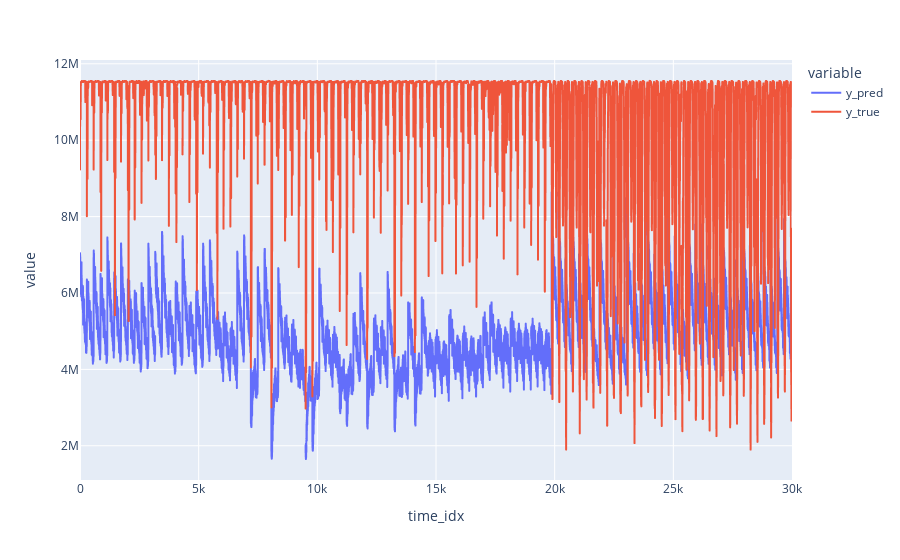

Here is the notebook cell this chart was saved with:
### Code cell
px.line(y_df[:30000], x="time_idx", y=["y_pred", "y_true"], line_group="TurbID")

### Figure 1 — Plotly figure (JSON) as saved in the notebook; plotly's stock layout.template omitted (floating-point values rounded to 4 significant figures; data arrays with more than 128 entries replaced by an {"elided": "..."} marker saying what was removed)
{"data": [{"hovertemplate": "variable=y_pred<br>TurbID=0<br>time_idx=%{x}<br>value=%{y}<extra></extra>", "legendgroup": "y_pred", "line": {"color": "#636efa", "dash": "solid"}, "marker": {"symbol": "circle"}, "mode": "lines", "name": "y_pred", "showlegend": true, "type": "scattergl", "x": {"elided": "3168 int values"}, "xaxis": "x", "y": {"elided": "3168 float values"}, "yaxis": "y"}, {"hovertemplate": "variable=y_pred<br>TurbID=1<br>time_idx=%{x}<br>value=%{y}<extra></extra>", "legendgroup": "y_pred", "line": {"color": "#636efa", "dash": "solid"}, "marker": {"symbol": "circle"}, "mode": "lines", "name": "y_pred", "showlegend": false, "type": "scattergl", "x": {"elided": "3168 int values"}, "xaxis": "x", "y": {"elided": "3168 float values"}, "yaxis": "y"}, {"hovertemplate": "variable=y_pred<br>TurbID=2<br>time_idx=%{x}<br>value=%{y}<extra></extra>", "legendgroup": "y_pred", "line": {"color": "#636efa", "dash": "solid"}, "marker": {"symbol": "circle"}, "mode": "lines", "name": "y_pred", "showlegend": false, "type": "scattergl", "x": {"elided": "3168 int values"}, "xaxis": "x", "y": {"elided": "3168 float values"}, "yaxis": "y"}, {"hovertemplate": "variable=y_pred<br>TurbID=3<br>time_idx=%{x}<br>value=%{y}<extra></extra>", "legendgroup": "y_pred", "line": {"color": "#636efa", "dash": "solid"}, "marker": {"symbol": "circle"}, "mode": "lines", "name": "y_pred", "showlegend": false, "type": "scattergl", "x": {"elided": "3168 int values"}, "xaxis": "x", "y": {"elided": "3168 float values"}, "yaxis": "y"}, {"hovertemplate": "variable=y_pred<br>TurbID=4<br>time_idx=%{x}<br>value=%{y}<extra></extra>", "legendgroup": "y_pred", "line": {"color": "#636efa", "dash": "solid"}, "marker": {"symbol": "circle"}, "mode": "lines", "name": "y_pred", "showlegend": false, "type": "scattergl", "x": {"elided": "3168 int values"}, "xaxis": "x", "y": {"elided": "3168 float values"}, "yaxis": "y"}, {"hovertemplate": "variable=y_pred<br>TurbID=5<br>time_idx=%{x}<br>value=%{y}<extra></extra>", "legendgroup": "y_pred", "line": {"color": "#636efa", "dash": "solid"}, "marker": {"symbol": "circle"}, "mode": "lines", "name": "y_pred", "showlegend": false, "type": "scattergl", "x": {"elided": "3168 int values"}, "xaxis": "x", "y": {"elided": "3168 float values"}, "yaxis": "y"}, {"hovertemplate": "variable=y_pred<br>TurbID=6<br>time_idx=%{x}<br>value=%{y}<extra></extra>", "legendgroup": "y_pred", "line": {"color": "#636efa", "dash": "solid"}, "marker": {"symbol": "circle"}, "mode": "lines", "name": "y_pred", "showlegend": false, "type": "scattergl", "x": {"elided": "3168 int values"}, "xaxis": "x", "y": {"elided": "3168 float values"}, "yaxis": "y"}, {"hovertemplate": "variable=y_pred<br>TurbID=7<br>time_idx=%{x}<br>value=%{y}<extra></extra>", "legendgroup": "y_pred", "line": {"color": "#636efa", "dash": "solid"}, "marker": {"symbol": "circle"}, "mode": "lines", "name": "y_pred", "showlegend": false, "type": "scattergl", "x": {"elided": "3168 int values"}, "xaxis": "x", "y": {"elided": "3168 float values"}, "yaxis": "y"}, {"hovertemplate": "variable=y_pred<br>TurbID=8<br>time_idx=%{x}<br>value=%{y}<extra></extra>", "legendgroup": "y_pred", "line": {"color": "#636efa", "dash": "solid"}, "marker": {"symbol": "circle"}, "mode": "lines", "name": "y_pred", "showlegend": false, "type": "scattergl", "x": {"elided": "3168 int values"}, "xaxis": "x", "y": {"elided": "3168 float values"}, "yaxis": "y"}, {"hovertemplate": "variable=y_pred<br>TurbID=9<br>time_idx=%{x}<br>value=%{y}<extra></extra>", "legendgroup": "y_pred", "line": {"color": "#636efa", "dash": "solid"}, "marker": {"symbol": "circle"}, "mode": "lines", "name": "y_pred", "showlegend": false, "type": "scattergl", "x": {"elided": "1488 int values"}, "xaxis": "x", "y": {"elided": "1488 float values"}, "yaxis": "y"}, {"hovertemplate": "variable=y_true<br>TurbID=0<br>time_idx=%{x}<br>value=%{y}<extra></extra>", "legendgroup": "y_true", "line": {"color": "#EF553B", "dash": "solid"}, "marker": {"symbol": "circle"}, "mode": "lines", "name": "y_true", "showlegend": true, "type": "scattergl", "x": {"elided": "3168 int values"}, "xaxis": "x", "y": {"elided": "3168 float values"}, "yaxis": "y"}, {"hovertemplate": "variable=y_true<br>TurbID=1<br>time_idx=%{x}<br>value=%{y}<extra></extra>", "legendgroup": "y_true", "line": {"color": "#EF553B", "dash": "solid"}, "marker": {"symbol": "circle"}, "mode": "lines", "name": "y_true", "showlegend": false, "type": "scattergl", "x": {"elided": "3168 int values"}, "xaxis": "x", "y": {"elided": "3168 float values"}, "yaxis": "y"}, {"hovertemplate": "variable=y_true<br>TurbID=2<br>time_idx=%{x}<br>value=%{y}<extra></extra>", "legendgroup": "y_true", "line": {"color": "#EF553B", "dash": "solid"}, "marker": {"symbol": "circle"}, "mode": "lines", "name": "y_true", "showlegend": false, "type": "scattergl", "x": {"elided": "3168 int values"}, "xaxis": "x", "y": {"elided": "3168 float values"}, "yaxis": "y"}, {"hovertemplate": "variable=y_true<br>TurbID=3<br>time_idx=%{x}<br>value=%{y}<extra></extra>", "legendgroup": "y_true", "line": {"color": "#EF553B", "dash": "solid"}, "marker": {"symbol": "circle"}, "mode": "lines", "name": "y_true", "showlegend": false, "type": "scattergl", "x": {"elided": "3168 int values"}, "xaxis": "x", "y": {"elided": "3168 float values"}, "yaxis": "y"}, {"hovertemplate": "variable=y_true<br>TurbID=4<br>time_idx=%{x}<br>value=%{y}<extra></extra>", "legendgroup": "y_true", "line": {"color": "#EF553B", "dash": "solid"}, "marker": {"symbol": "circle"}, "mode": "lines", "name": "y_true", "showlegend": false, "type": "scattergl", "x": {"elided": "3168 int values"}, "xaxis": "x", "y": {"elided": "3168 float values"}, "yaxis": "y"}, {"hovertemplate": "variable=y_true<br>TurbID=5<br>time_idx=%{x}<br>value=%{y}<extra></extra>", "legendgroup": "y_true", "line": {"color": "#EF553B", "dash": "solid"}, "marker": {"symbol": "circle"}, "mode": "lines", "name": "y_true", "showlegend": false, "type": "scattergl", "x": {"elided": "3168 int values"}, "xaxis": "x", "y": {"elided": "3168 float values"}, "yaxis": "y"}, {"hovertemplate": "variable=y_true<br>TurbID=6<br>time_idx=%{x}<br>value=%{y}<extra></extra>", "legendgroup": "y_true", "line": {"color": "#EF553B", "dash": "solid"}, "marker": {"symbol": "circle"}, "mode": "lines", "name": "y_true", "showlegend": false, "type": "scattergl", "x": {"elided": "3168 int values"}, "xaxis": "x", "y": {"elided": "3168 float values"}, "yaxis": "y"}, {"hovertemplate": "variable=y_true<br>TurbID=7<br>time_idx=%{x}<br>value=%{y}<extra></extra>", "legendgroup": "y_true", "line": {"color": "#EF553B", "dash": "solid"}, "marker": {"symbol": "circle"}, "mode": "lines", "name": "y_true", "showlegend": false, "type": "scattergl", "x": {"elided": "3168 int values"}, "xaxis": "x", "y": {"elided": "3168 float values"}, "yaxis": "y"}, {"hovertemplate": "variable=y_true<br>TurbID=8<br>time_idx=%{x}<br>value=%{y}<extra></extra>", "legendgroup": "y_true", "line": {"color": "#EF553B", "dash": "solid"}, "marker": {"symbol": "circle"}, "mode": "lines", "name": "y_true", "showlegend": false, "type": "scattergl", "x": {"elided": "3168 int values"}, "xaxis": "x", "y": {"elided": "3168 float values"}, "yaxis": "y"}, {"hovertemplate": "variable=y_true<br>TurbID=9<br>time_idx=%{x}<br>value=%{y}<extra></extra>", "legendgroup": "y_true", "line": {"color": "#EF553B", "dash": "solid"}, "marker": {"symbol": "circle"}, "mode": "lines", "name": "y_true", "showlegend": false, "type": "scattergl", "x": {"elided": "1488 int values"}, "xaxis": "x", "y": {"elided": "1488 float values"}, "yaxis": "y"}], "layout": {"legend": {"title": {"text": "variable"}, "tracegroupgap": 0}, "margin": {"t": 60}, "xaxis": {"anchor": "y", "domain": [0, 1], "title": {"text": "time_idx"}}, "yaxis": {"anchor": "x", "domain": [0, 1], "title": {"text": "value"}}}}
